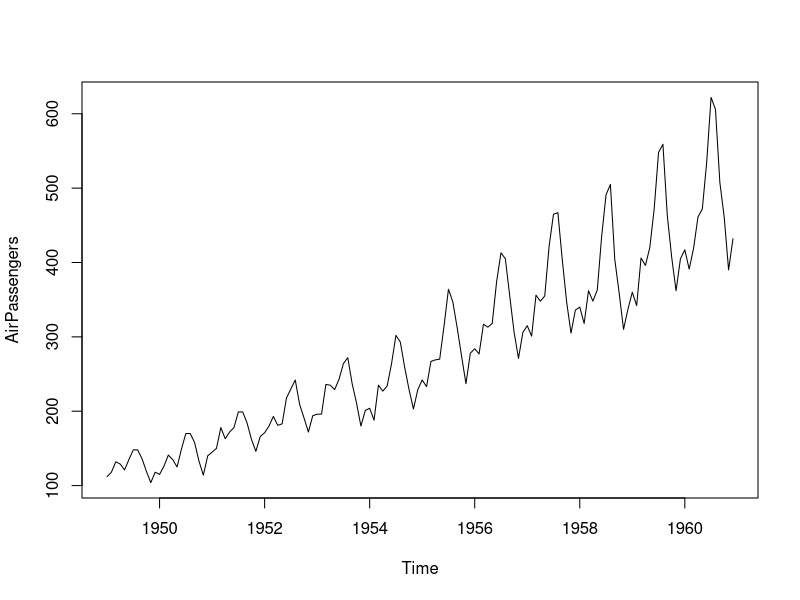
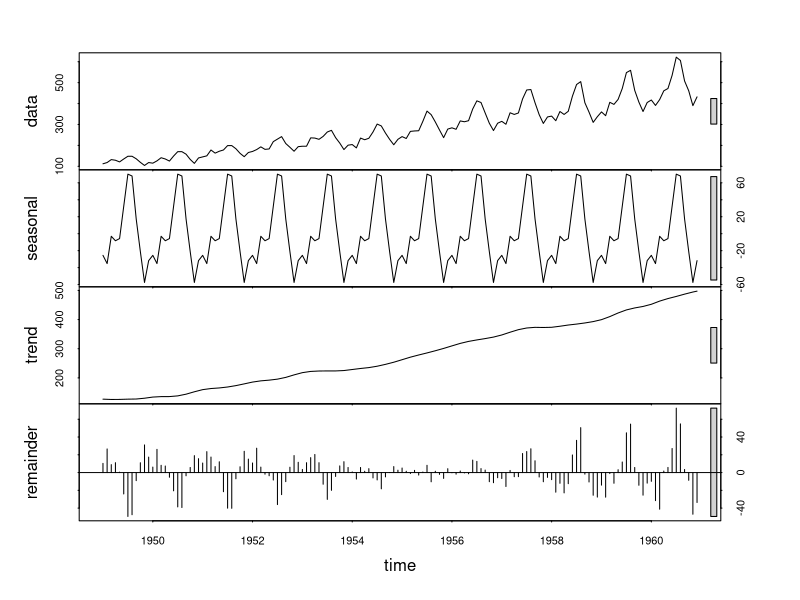
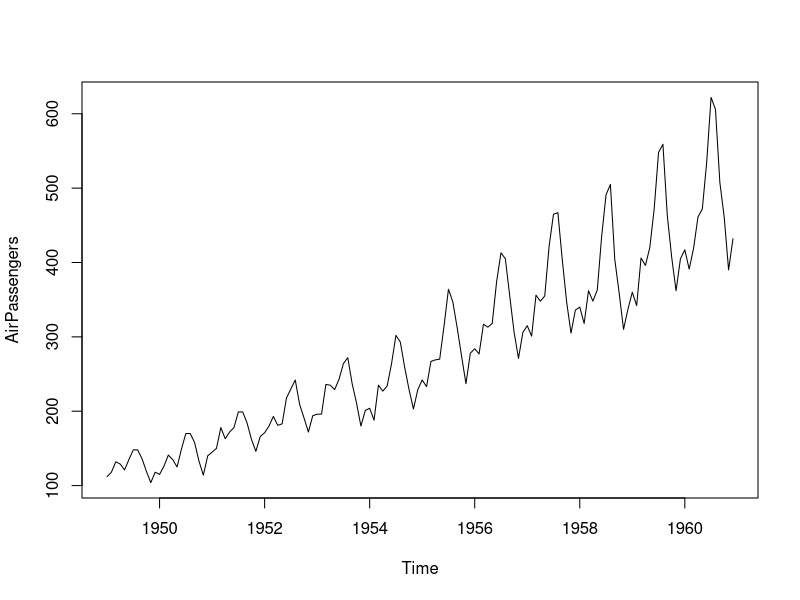
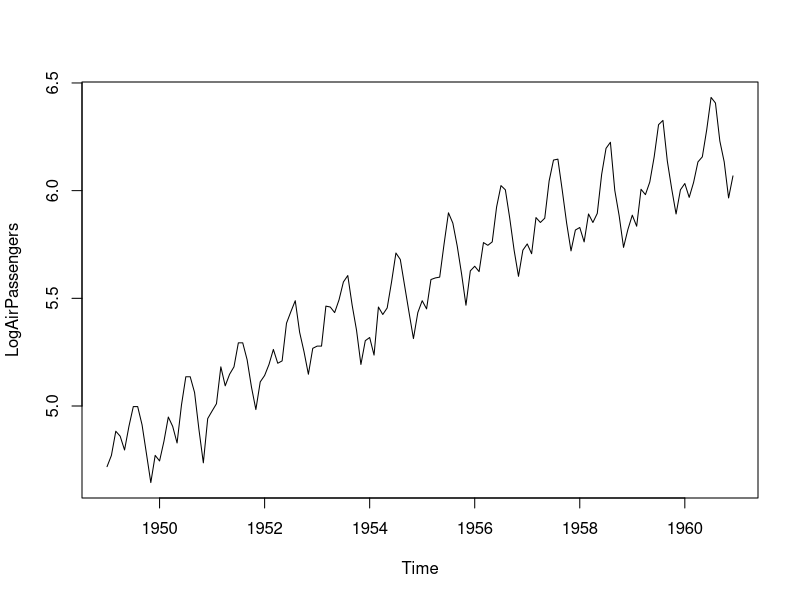
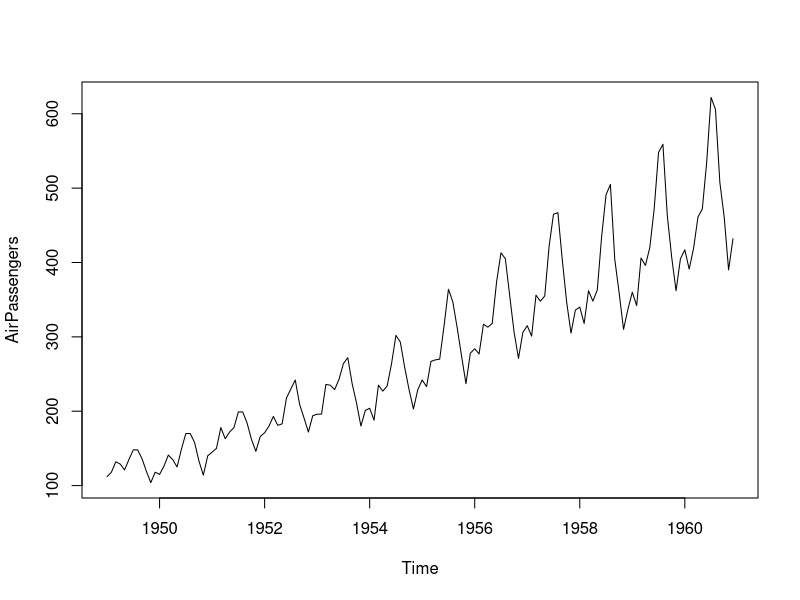
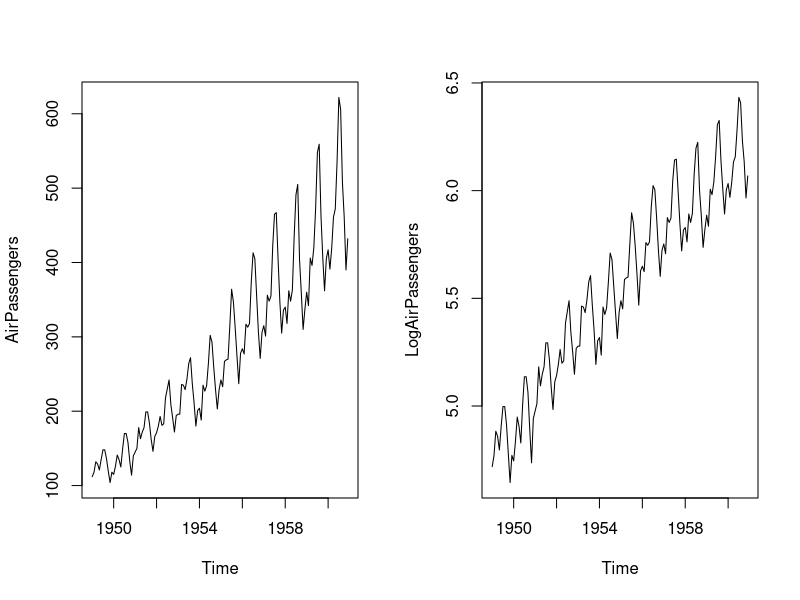
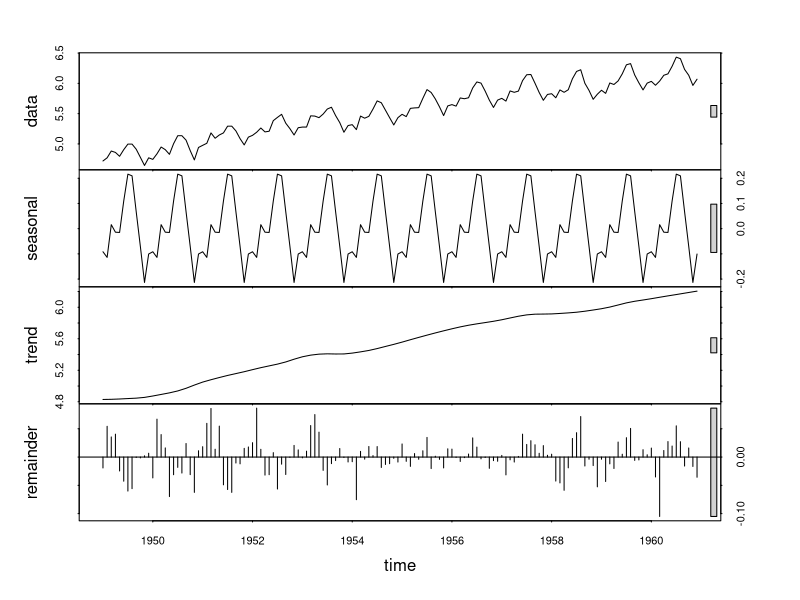
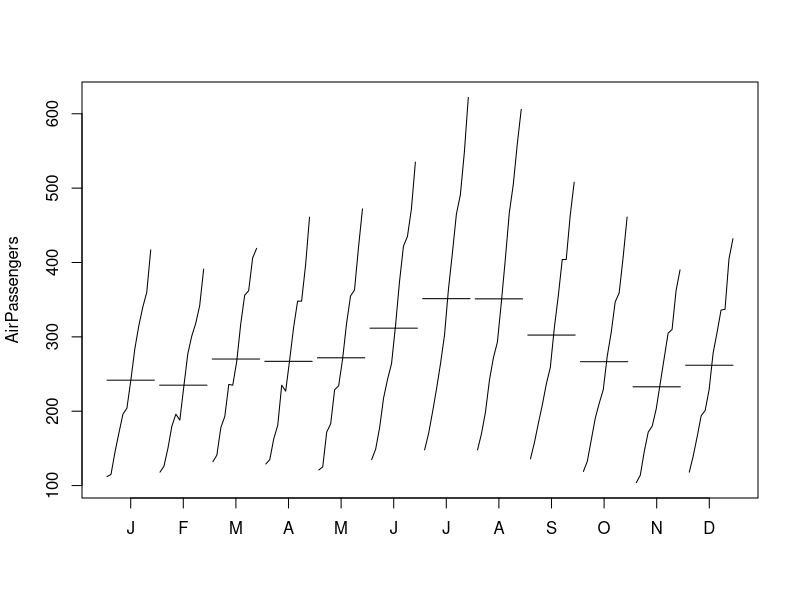

The R script that drew these images, in order:
# Time Series Case Study - Decomposition

#https://rpubs.com/emb90/137525
# Data Set - AirPassengers
x=c(9.23221232,5.3430000)
x
options(digits=3)
x

?AirPassengers
head(AirPassengers)
AirPassengers
str(AirPassengers)
class(AirPassengers)

#The decomposition of time series is a statistical task that deconstructs a time series into several components, each representing one of the underlying categories of patterns
# TS data components : Level + Irregular + Seasonal

#stl(x, s.window, t.window = ) # command to do decomp
stl(AirPassengers, s.window = 'periodic') # seasons to be considered periodic ie not changing over time
# save it in an object

plot(AirPassengers) # Pattern of data : see increasing seasonal values suggesting multiplicative Model
#no cyclic here - only seasonal, trend, irregular
#s.window - specifies seasonal effects to be identical across years
#can handle on additive models

stl1 = stl(AirPassengers, s.window = 'periodic')
plot(stl1) # actual data, seasonal, long term trends, remainder/ irregular

class(stl1)

stl1$time.series
#(df = stl1$time.series)
#df = as.data.frame(df)
#write.csv(df, './data/airpsng.csv')


#Additive Model Y = Trend + Seasonal + Irregular
#sales increase by 300 qty in month of Nov
#Multiplicative Model Y = Trend * Seasonal * Irregular
#sales increase by 10% in month of Nov


#dataset
AirPassengers
class(AirPassengers)

# Plot
plot(AirPassengers)
#variability increases with level. at low values of passengers variations are less, at later years seasonal variations seem to be more -> Multiplicative model suggested

#stabilise the plot
LogAirPassengers = log(AirPassengers)  # make it additive because stl handles only additive models

# YA = T + S + I  : 
#YM= T * S * I  : take log of this
# log(YM) = log(T) + log(S) +log(I)

plot(LogAirPassengers)  #stabilises variation due to multiplication
#looks like additive : no increase of seasonsal component now over years
plot(AirPassengers)
(m1 = matrix(1:2, nrow=1, byrow = F))
layout(m1)
plot(AirPassengers); plot(LogAirPassengers)  # see again the change

#STL
?stl
fit = stl(LogAirPassengers, s.window = 'periodic' )
#Seasonal components constrainted to be same across years : periodic

plot(fit)
fit$time.series  #decompose the data into S, T, R/I 

#december of all months same value for seasonal
#this was after taking log : so take antilog
#toprow = actual data with all series
exp(fit$time.series)

head(exp(fit$time.series),n=20)  # first 20 values see them

# df= exp(fit$time.series)
# names(df) = c('S','T','I')
# head(AirPassengers)
# head(cbind(AirPassengers, df))

#Various Plots - Monthwise, quarter, 
layout(matrix(1,nrow=1))
#Avg of each month
AirPassengers
stl1 = stl(AirPassengers, s.window = 'periodic')
monthplot(AirPassengers) #max traffic in Jun/ Jul across years
monthplot(LogAirPassengers)
monthplot(stl1, choice='seasonal') # less in winters, more in summers
monthplot(stl1, choice='trend')  #slight increase from Jan to Dec
#trend increasing for each month, highest passengers in Jul
monthplot(stl1, choice='remainder') # irregular components
?monthplot

# see combined plots
(m2 = matrix(1:3, nrow=3, byrow = T))
layout(m2)  # change layout of plots
monthplot(stl1, choice='seasonal')
monthplot(stl1, choice='trend')
monthplot(stl1, choice='remainder')


# Practise with different methods - Self Practise

#Decompose another way
AP.decompM = decompose(AirPassengers, type = "multiplicative")
plot(AP.decompM)
install.packages("forecast")
library(forecast) #install the library
# Forecast # adjust for multiplicative model
?ets
fit2b = ets(AirPassengers, model='MAM')
fit2b
tail(AirPassengers)
(f2b=forecast(fit2b, 12))
head(f2b)$mean

plot(f2b)